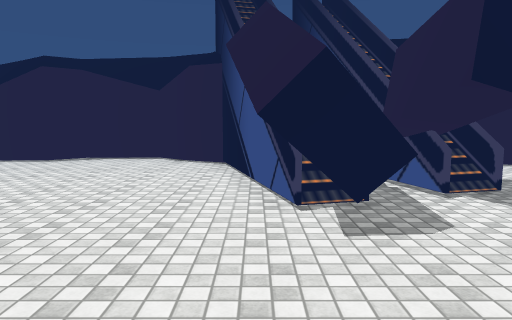
[1] (above)

18 first-person views from a walk through a 3-D level made in the Unity game engine. The camera is 1.5 m above the floor, tilts 6° down and sees 70° across. The floor is counted in squares, 1 m on a side. Each view is taken from the middle of a square. On the plan, view 1 faces up. The plan holds only what a view shows up to about 16 squares ahead; the rest is blank. The place goes on beyond the plan. Some animated figures are not drawn. Some surface patterns are stand-ins.

[2]
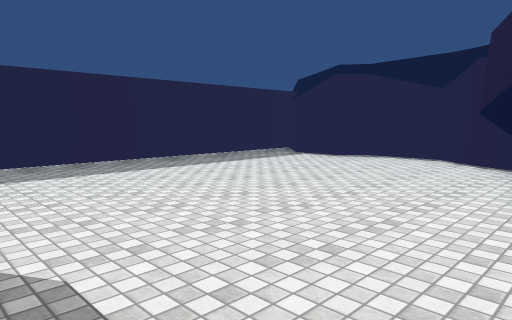

[3]
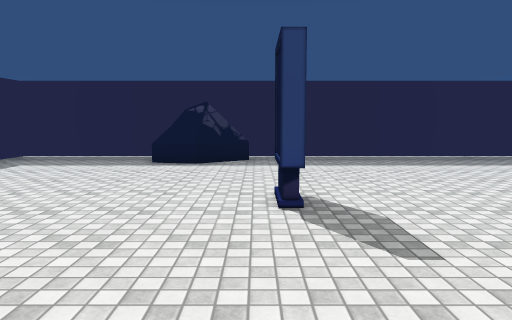

[4]
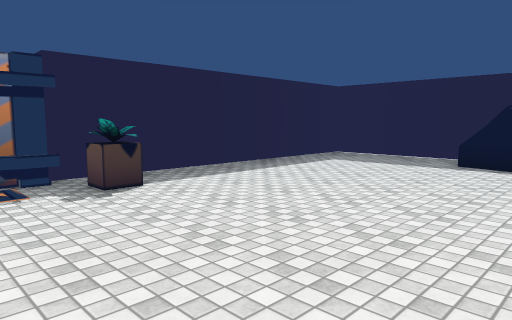

[5]
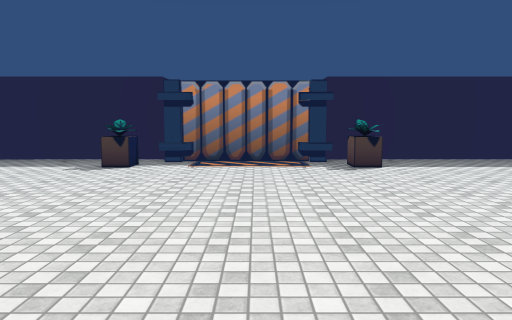

[6]
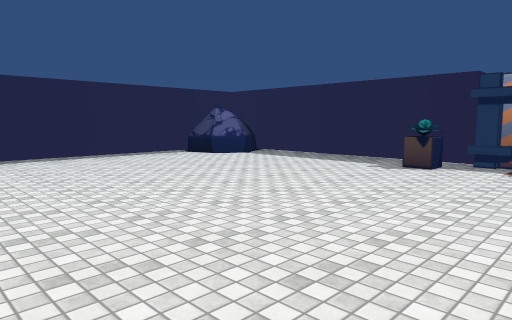

[7]
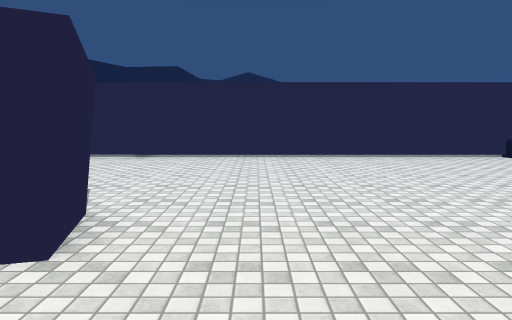

[8]
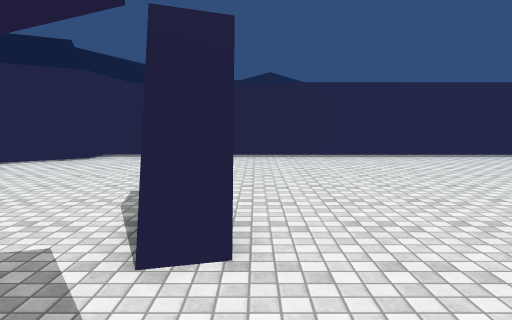

[9]
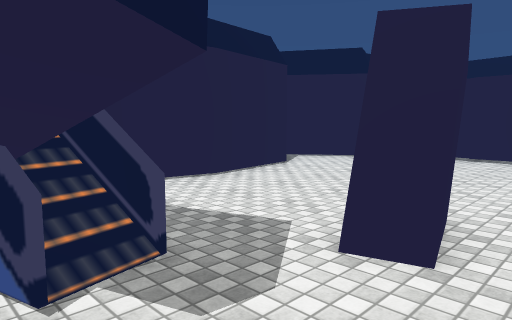

[10]
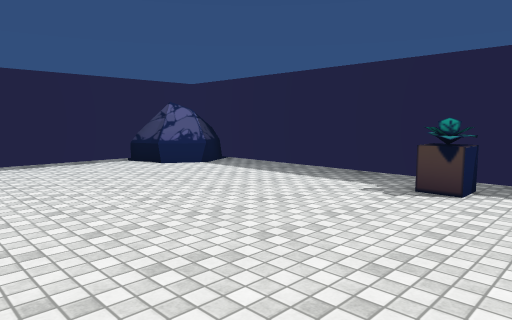

[11]
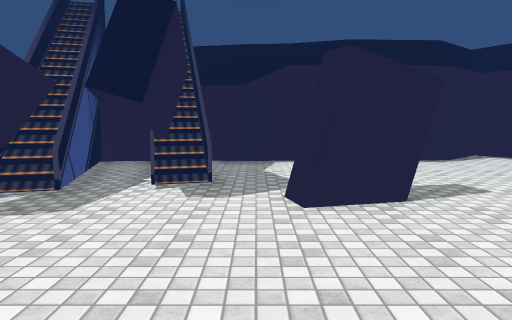

[12]
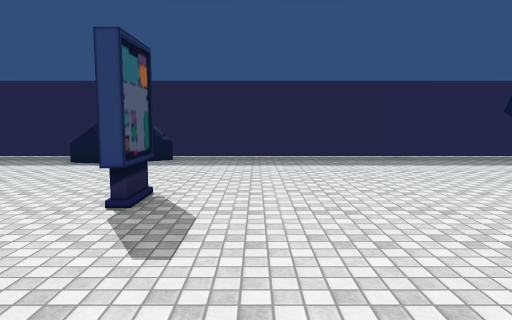

[13]
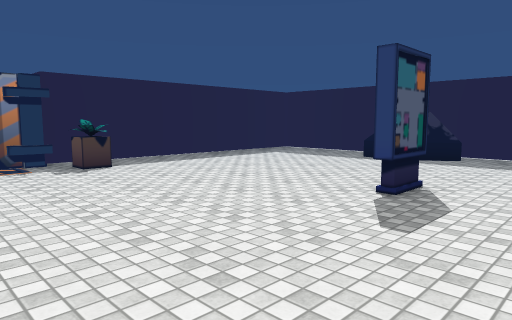

[14]
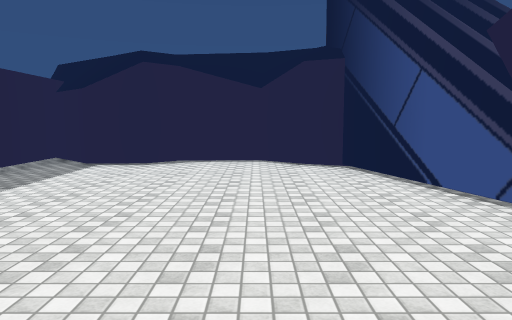

[15]
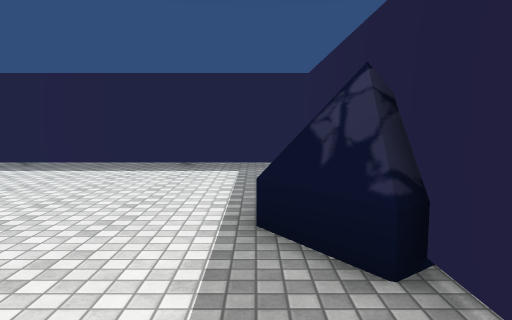

[16]
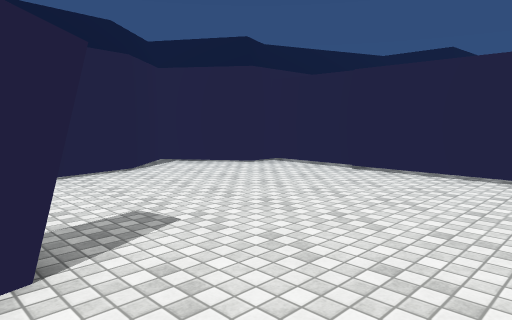

[17]
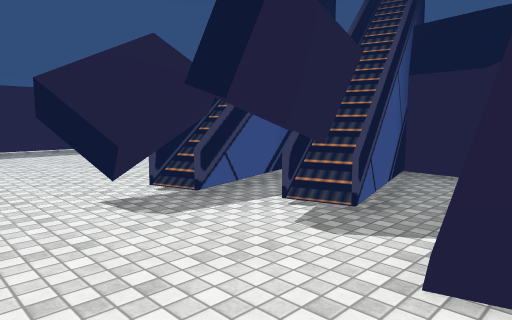

[18]
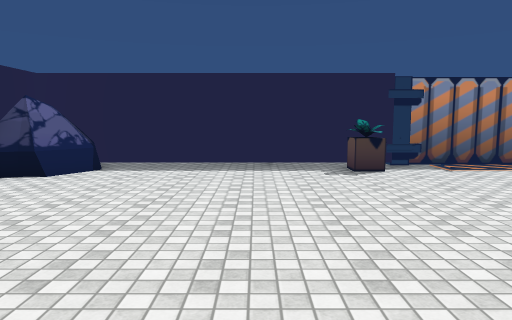

### Floor plan
Key: @ floor where view 1 was taken; # wall or solid block; . floor; ^ raised ledge; R rock; P plant; O other object.
Columns run from 12 left of view 1 to 19 right of it. Each row starts with its distance up from view 1.
 15 ###  #####
 14 #.####...##               ####
 13 #.........##    #####  ####..#
 12 #..........##   #...####.....###
 11 #..........##   #..............#
 10 #...........##  #..............#
  9 #...........##  #..............#
  8 #...........#^####............##
  7 #............O####...O........#
  6 #............OO.#..O#O........#
  5 #...........OOO....O..........#
  4 #...........OO................#
  3 #.............................#
  2 #.............................#
  1 #.............................#
  0 #.......#...@.................#
 -1 #.............................#
 -2 RR............................#
 -3 RRR...........................#
 -4 RRR...........................#
 -5 RR............................#
 -6 #.............................#
 -7 #.............................#
 -8 #............................RR
 -9 #..........P.......PP.......RRR
-10 #............O   .O.........RRR
-11 #### #######O#####O###O# ####
-12                   O

Where each view was taken, in squares from view 1:
view 1: 0 up, 0 right, facing up
view 2: 0 up, 1 right, facing up-left
view 3: 1 down, 3 right, facing left
view 4: 1 down, 3 right, facing down-left
view 5: 3 up, 3 right, facing down
view 6: 3 up, 3 right, facing down-right
view 7: 3 up, 3 right, facing right
view 8: 5 up, 3 right, facing right
view 9: 4 up, 3 right, facing up-right
view 10: 1 down, 5 right, facing down-right
view 11: 1 down, 6 right, facing up
view 12: 2 up, 3 right, facing left
view 13: 3 up, 4 right, facing down-left
view 14: 1 up, 4 left, facing up
view 15: 2 up, 10 left, facing down
view 16: 2 up, 8 right, facing up-right
view 17: 2 up, 8 right, facing up-left
view 18: 2 up, 11 right, facing down
